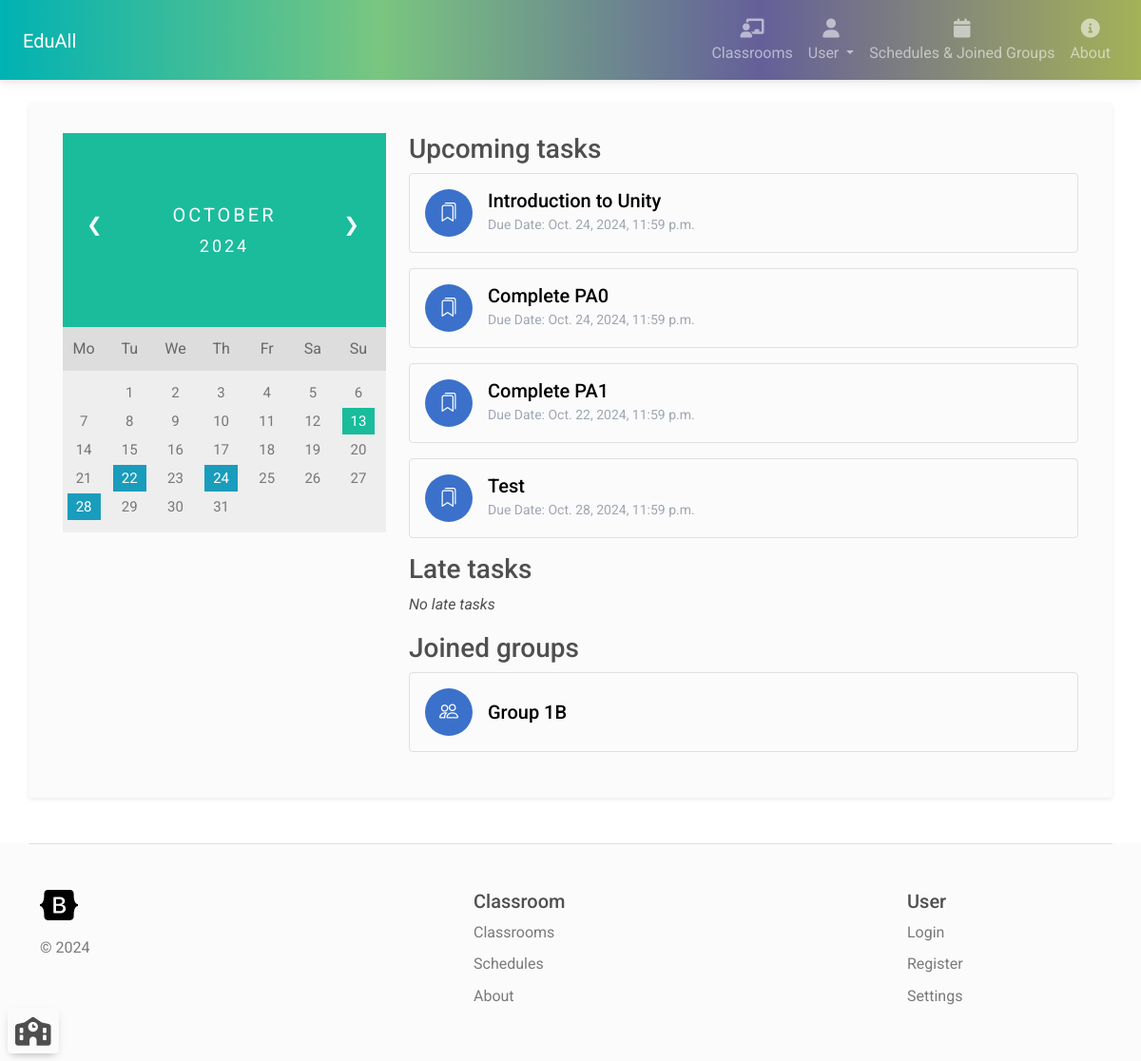
The page /user/schedule (signed in) on the database its author committed.
### classroom_manager/models.py (models this page shows, shortened)
class ClassroomTask(models.Model):
    isAssignment = models.BooleanField(default=True)
    title = models.CharField(max_length=200, null=True)
    description = models.CharField(max_length=5000, null=True)
    classroom = models.ForeignKey(Classroom, on_delete=models.CASCADE)
    deadline = models.DateTimeField(null=True)
    acceptLateSubmission = models.BooleanField(default=True)
    weight = models.FloatField(default=0.0)

class LearnGroup(models.Model):
    students = models.ManyToManyField(User, related_name="learn_group_student")
    classroom = models.ForeignKey(Classroom, on_delete=models.CASCADE)
    name = models.CharField(max_length=200)

### classroom_manager/views.py (the view)
# urls.py: path('user/schedule', views.allTaskSchedules, name="all_task_schedules"),
@login_required(login_url='login')
def allTaskSchedules(request: HttpRequest):
    if request.method == 'GET':
        now = timezone.now()
        lateTaskScope = now - relativedelta.relativedelta(months=2)
        upcomingTasks = ClassroomTask.objects.filter((Q(classroom__students__id__contains=request.user.id) )& Q(deadline__gte=now) ).all()
        lateTasks = ClassroomTask.objects.filter((Q(classroom__students__id__contains=request.user.id) )& Q(deadline__gte=lateTaskScope) & Q(deadline__lte=now)).all()
        taskDates = [task.deadline for task in upcomingTasks] + [task.deadline for task in lateTasks]
        taskDates = list(set(taskDates))
        lastMonth = False; nextMonth = False
        if request.GET.get('lastMonth') != None:
            now = now - relativedelta.relativedelta(months=1)
            lastMonth = True
        elif request.GET.get('nextMonth') != None:
            now = now + relativedelta.relativedelta(months=1)
            nextMonth = True
        daysWithDeadlines = []
        for taskDate in taskDates:
            if taskDate.month == now.month and taskDate.year == now.year:
                daysWithDeadlines.append(taskDate.day)
        firstDay = now.replace(day=1)
        firstDayWeekday = firstDay.weekday()
        numberDaysOfMonth = (firstDay + relativedelta.relativedelta(months=1) - relativedelta.relativedelta(days=1)).day
        if request.GET.get('lastMonth') == None and request.GET.get('nextMonth') == None:
            currentDay = now.day
        else:
            currentDay = None
        daysArray = list(range(1, numberDaysOfMonth + 1))
        daysArray = [''] * firstDayWeekday + daysArray
        monthString = now.strftime("%B")
        yearString = str(now.year)
        groupsJoined = LearnGroup.objects.filter(students__id__contains=request.user.id).all()
        context = {'upcomingTasks': upcomingTasks, 'lateTasks': lateTasks,
                   'daysArray': daysArray, 'currentDay': currentDay, 'monthString': monthString,
                   'yearString': yearString, 'daysWithDeadlines': daysWithDeadlines, 'lastMonth': lastMonth,
                   'nextMonth': nextMonth, 'joinedGroups': groupsJoined}
        return render(request, 'all_task_schedules.html', context)
    else:
        return render(request, '404page.html')

### classroom_manager/templates/all_task_schedules.html (shortened to what this page needs)
{% extends 'navbar.html' %}
{% block content %}
    <div class="container py-3">
        <div class="row">
            <div class="col-12 col-lg-4">
                <div class="month">
                    <ul>
                    {% if nextMonth == False %}
                    <li class="prev" style="list-style-type: none;">
                        <a href="{% url 'all_task_schedules' %}?lastMonth=true" class="text-white">&#10094;</a>
                    </li>
                    {% else %}
                    <li class="prev" style="list-style-type: none;">
                        <a href="{% url 'all_task_schedules' %}" class="text-white">&#10094;</a>
                    </li>
                    {% endif %}
                    {% if lastMonth == False %}
                    <li class="next" style="list-style-type: none;">
                        <a href="{% url 'all_task_schedules' %}?nextMonth=true" class="text-white">&#10095;</a>
                    </li>
                    {% else %}
                    <li class="next" style="list-style-type: none;">
                        <a href="{% url 'all_task_schedules' %}" class="text-white">&#10095;</a>
                    </li>
                    {% endif %}
                    <li style="list-style-type: none;">{{ monthString }}
                        <br><span style="font-size:18px">{{ yearString }}</span>
                    </li>
                    </ul>
                </div>
                <ul class="weekdays">
                    <li>Mo</li>
                    <li>Tu</li>
                    <li>We</li>
                    <li>Th</li>
                    <li>Fr</li>
                    <li>Sa</li>
                    <li>Su</li>
                </ul>
                <ul class="days">
                {% for i in daysArray %}
                    {% if i == currentDay and i in daysWithDeadlines %}
                        <li><span class="active haveDeadline">{{ i }}</span></li>
                    {% elif i == currentDay %}
                        <li><span class="active">{{ i }}</span></li>
                    {% elif i in daysWithDeadlines %}
                        <li><span class="haveDeadline">{{ i }}</span></li>
                    {% else %}
                        <li>{{ i }}</li>
                    {% endif %}
                {% endfor %}
                </ul>
            </div>
            <div class="col-12 col-lg-8">
                <h3>Upcoming tasks</h3>
                {% for upcomingTask in upcomingTasks %}
                <a href="{% url 'task_details' upcomingTask.id %}" class="text-decoration-none">
                    <div class="border rounded p-3 mb-3">
                        <div class="d-flex align-items-center">
                            <div class="bg-primary rounded-circle me-2" style="width: 50px; height: 50px; position: relative;">
                                {% if upcomingTask.isAssignment %}
                                    <i class="bi bi-bookmarks text-white" style="font-size: 20px; position: absolute; top: 50%; left: 50%; transform: translate(-50%, -50%);"></i>
                                {% else %}
                                    <i class="bi bi-list-task text-white" style="font-size: 20px; position: absolute; top: 50%; left: 50%; transform: translate(-50%, -50%);"></i>
                                {% endif %}
                            </div>
                            <div class="ms-2">
                                <h5 class="text-black m-auto">{{ upcomingTask.title }}</h5>
                                <p class="text-secondary m-auto"><small>Due Date: {{ upcomingTask.deadline }}</small></p>
                            </div>
                        </div>
                    </div>
                </a>
                {% endfor %}
                <h3>Late tasks</h3>
                {% if not lateTasks %}
                    <p><i>No late tasks</i></p>
                {% endif %}
                <h3>Joined groups</h3>
                {% for group in joinedGroups %}
                <div class="border rounded p-3 mb-3">
                    <div class="d-flex align-items-center">
                        <div class="bg-primary rounded-circle me-2" style="width: 50px; height: 50px; position: relative;">
                            <i class="bi bi-people text-white" style="font-size: 20px; position: absolute; top: 50%; left: 50%; transform: translate(-50%, -50%);"></i>
                        </div>
                        <div class="ms-2">
                            <a href="{% url 'learn_group_details' group.id %}" class="text-black text-decoration-none"><h5 class="text-black m-auto">{{ group.name }}</h5></a>
                        </div>
                    </div>
                </div>
                {% endfor %}
            </div>
        </div>
    </div>
{% endblock %}

### classroom_manager/static/calendar.css (style rules this page uses)
.month { padding: 70px 25px; width: 100%; background: #1abc9c; text-align: center; }
.month ul { margin: 0; padding: 0; }
.month ul li { color: white; font-size: 20px; text-transform: uppercase; letter-spacing: 3px; }
.month .prev { float: left; padding-top: 10px; }
.month .next { float: right; padding-top: 10px; }
.weekdays { margin: 0; padding: 10px 0; background-color:#ddd; }
.weekdays li { display: inline-block; width: 13%; color: #666; text-align: center; }
.days { padding: 10px 0; background: #eee; margin: 0; }
.days li { list-style-type: none; display: inline-block; width: 13%; text-align: center; margin-bottom: 5px; font-size:15px; color: #777; }
.days li .active { padding: 5px 9px; background: #1abc9c; color: white !important }
.days .haveDeadline { background: #1a9cbc; padding: 5px 9px; color: white !important }

### classroom_manager/static/css/variables.css (style rules this page uses)
:root { --primary: #155bd5; --primary-dark: #1c3ab6; --primary-light: #e2f1ff; --accent: #00d4d7; --accent-dark: #00bac1; --accent-light: #dff9f8; --success: #13d527; --success-dark: #00ae11; --success-light: #eafbe7; --secondary: #8f15d5; --secondary-dark: #6013c7; --secondary-light: #f4e5fa; --info: #15b2d5; --info-dark: #0f8ca8; --info-light: #e0f5fa; --caution: #dbbb25; --caution-dark: #d58f15; --caution-light: #fbf9e4; --error: #e6185e; --error-dark: #bf1257; --error-light: #fce4eb; --black: #1d1d1d; --dark-1: #2d2d2d; --dark-2: #4d4d4d; --dark-3: #6d6d6d; --gray-1: #8d8d8d; --gray-2: #adadad; --gray-3: #cdcdcd; --gray-4: #e0e0e0; --light-1: #efefef; --light-2: #f5f5f5; --light-3: #fafafa; --white: #ffffff; --gradient-1: linear-gradient(180deg, #155bd5 0%, #1c3ab6 100%); --gradient-2: linear-gradient(180deg, #155bd5 13.02%, #00d4d7 85.42%); --gradient-3: linear-gradient(180deg, #155bd5 0%, #8f15d5 100%); --gradient-4: linear-gradient(180deg, #155bd5 0%, #13d527 100%); --gradient-5: linear-gradient(180deg, #155bd5 0%, #15bbd5 100%); --gradient-6: linear-gradient(180deg, #155bd5 0%, #dbbb25 100%); --gradient-7: linear-gradient(180deg, #155bd5 0%, #e6185e 100%); --gradient-8: linear-gradient(180deg, #1c3ab6 0%, #00bac1 100%); --gradient-9: linear-gradient(180deg, #00d4d7 13.02%, #155bd5 85.42%); --shadow-1: 0px 0px 1px rgba(40, 41, 61, 0.08), 0px 0.5px 2px rgba(96, 97, 112, 0.16); --shadow-2: 0px 0px 1px rgba(40, 41, 61, 0.04), 0px 2px 4px rgba(96, 97, 112, 0.16); --shadow-3: 0px 0px 2px rgba(40, 41, 61, 0.04), 0px 4px 8px rgba(96, 97, 112, 0.16); --shadow-4: 0px 2px 4px rgba(40, 41, 61, 0.04), 0px 8px 16px rgba(96, 97, 112, 0.16); --shadow-5: 0px 2px 8px rgba(40, 41, 61, 0.04), 0px 16px 24px rgba(96, 97, 112, 0.16); --shadow-6: 0px 2px 8px rgba(40, 41, 61, 0.08), 0px 20px 32px rgba(96, 97, 112, 0.24); }

### rows shown on the page
ClassroomTask: isAssignment True (drawn), title "Introduction to Unity", deadline "Oct. 24, 2024, 11:59 p.m."
ClassroomTask: isAssignment True (drawn), title "Complete PA0", deadline "Oct. 24, 2024, 11:59 p.m."
ClassroomTask: isAssignment True (drawn), title "Complete PA1", deadline "Oct. 22, 2024, 11:59 p.m."
ClassroomTask: isAssignment True (drawn), title "Test", deadline "Oct. 28, 2024, 11:59 p.m."
LearnGroup: name "Group 1B"

### other values the page prints
{{ i }} "1" "2" "3" "4" "5" "6" "7" "8" "9" "10" "11" "12" "14" "15" "16" "17" "18" "19" "20" "21" "23" "25" "26" "27" "29" "30" "31"
{{ i }} "13"
{{ i }} "22" "24" "28"
